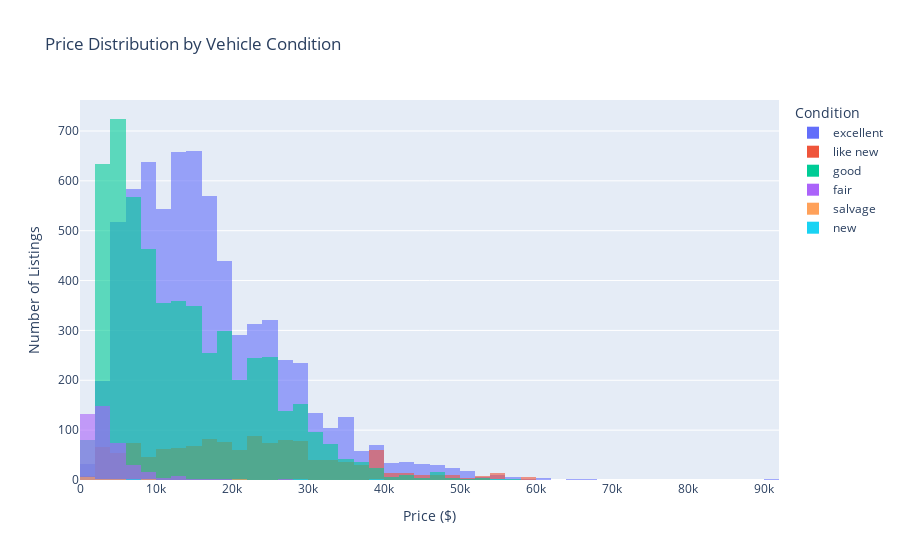

The code cell stored with this chart in its notebook:
### Markdown cell above
### 3.3. Hypothesis 3: Cars in better condition are both priced higher and sell more quickly

### Code cell
import plotly.express as px

# Overlaid histogram of price by condition
fig = px.histogram(
    df,
    x='price',
    color='condition',
    barmode='overlay',
    nbins=50,
    opacity=0.6,
    title='Price Distribution by Vehicle Condition',
    labels={'price': 'Price ($)', 'condition': 'Condition'}
)

# Update layout
fig.update_layout(
    xaxis_title='Price ($)',
    yaxis_title='Number of Listings',
    legend_title='Condition'
)

fig.show()

### Figure 1 — Plotly figure (JSON) as saved in the notebook; plotly's stock layout.template omitted (floating-point values rounded to 4 significant figures; data arrays with more than 128 entries replaced by an {"elided": "..."} marker saying what was removed)
{"data": [{"alignmentgroup": "True", "bingroup": "x", "hovertemplate": "Condition=excellent<br>Price ($)=%{x}<br>count=%{y}<extra></extra>", "legendgroup": "excellent", "marker": {"color": "#636efa", "opacity": 0.6, "pattern": {"shape": ""}}, "name": "excellent", "nbinsx": 50, "offsetgroup": "excellent", "orientation": "v", "showlegend": true, "type": "histogram", "x": {"elided": "6954 int values"}, "xaxis": "x", "yaxis": "y"}, {"alignmentgroup": "True", "bingroup": "x", "hovertemplate": "Condition=like new<br>Price ($)=%{x}<br>count=%{y}<extra></extra>", "legendgroup": "like new", "marker": {"color": "#EF553B", "opacity": 0.6, "pattern": {"shape": ""}}, "name": "like new", "nbinsx": 50, "offsetgroup": "like new", "orientation": "v", "showlegend": true, "type": "histogram", "x": {"elided": "1295 int values"}, "xaxis": "x", "yaxis": "y"}, {"alignmentgroup": "True", "bingroup": "x", "hovertemplate": "Condition=good<br>Price ($)=%{x}<br>count=%{y}<extra></extra>", "legendgroup": "good", "marker": {"color": "#00cc96", "opacity": 0.6, "pattern": {"shape": ""}}, "name": "good", "nbinsx": 50, "offsetgroup": "good", "orientation": "v", "showlegend": true, "type": "histogram", "x": {"elided": "5395 int values"}, "xaxis": "x", "yaxis": "y"}, {"alignmentgroup": "True", "bingroup": "x", "hovertemplate": "Condition=fair<br>Price ($)=%{x}<br>count=%{y}<extra></extra>", "legendgroup": "fair", "marker": {"color": "#ab63fa", "opacity": 0.6, "pattern": {"shape": ""}}, "name": "fair", "nbinsx": 50, "offsetgroup": "fair", "orientation": "v", "showlegend": true, "type": "histogram", "x": {"elided": "424 int values"}, "xaxis": "x", "yaxis": "y"}, {"alignmentgroup": "True", "bingroup": "x", "hovertemplate": "Condition=salvage<br>Price ($)=%{x}<br>count=%{y}<extra></extra>", "legendgroup": "salvage", "marker": {"color": "#FFA15A", "opacity": 0.6, "pattern": {"shape": ""}}, "name": "salvage", "nbinsx": 50, "offsetgroup": "salvage", "orientation": "v", "showlegend": true, "type": "histogram", "x": [5500, 5000, 1800, 8000, 2700, 18500, 5000, 800, 9975, 20750, 20750, 6000, 500, 2250, 600, 1000, 1000], "xaxis": "x", "yaxis": "y"}, {"alignmentgroup": "True", "bingroup": "x", "hovertemplate": "Condition=new<br>Price ($)=%{x}<br>count=%{y}<extra></extra>", "legendgroup": "new", "marker": {"color": "#19d3f3", "opacity": 0.6, "pattern": {"shape": ""}}, "name": "new", "nbinsx": 50, "offsetgroup": "new", "orientation": "v", "showlegend": true, "type": "histogram", "x": [7000, 26000, 32500, 12300, 45500, 4500, 29900, 42000, 58500, 35000, 28000, 54000, 38800, 38000, 55000, 6500, 38900, 46200, 21999, 3200, 8200, 66000], "xaxis": "x", "yaxis": "y"}], "layout": {"barmode": "overlay", "legend": {"title": {"text": "Condition"}, "tracegroupgap": 0}, "title": {"text": "Price Distribution by Vehicle Condition"}, "xaxis": {"anchor": "y", "domain": [0, 1], "title": {"text": "Price ($)"}}, "yaxis": {"anchor": "x", "domain": [0, 1], "title": {"text": "Number of Listings"}}}}
